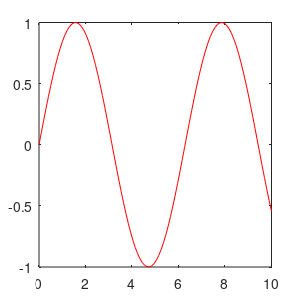

The MATLAB source for this figure: (Note: this script raises an error after producing the figure.)
clear;clc; 
fig = figure('units','inches','Visible','off',...
      'PaperPosition',[0 0 3 3],...
      'PaperSize',[3 3]);
x=linspace(0,10,100);
h=plot(x,sin(x),'r');
load 'matlab'
fo=num2str(folio);
legend(fo);
print(fig,'-dpdf','test.pdf')
folio=folio+1;
save('matlab.mat','folio');


